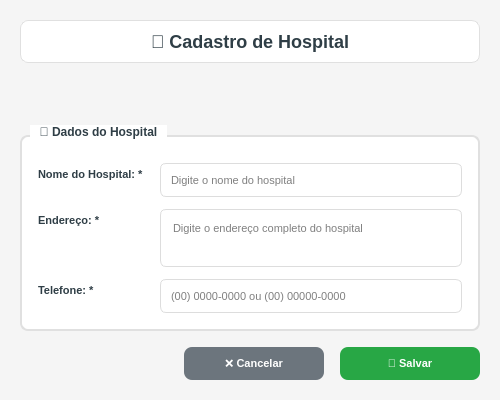
<?xml version="1.0" encoding="UTF-8"?>
<ui version="4.0">
 <class>HospitalAdminForm</class>
 <widget class="QDialog" name="HospitalAdminForm">
  <property name="geometry">
   <rect>
    <x>0</x>
    <y>0</y>
    <width>500</width>
    <height>400</height>
   </rect>
  </property>
  <property name="minimumSize">
   <size>
    <width>500</width>
    <height>400</height>
   </size>
  </property>
  <property name="windowTitle">
   <string>GEM - Cadastro de Hospital</string>
  </property>
  <property name="windowIcon">
   <iconset>
    <normaloff>../../images/logo_hepp.png</normaloff>../../images/logo_hepp.png</iconset>
  </property>
  <property name="modal">
   <bool>true</bool>
  </property>
  <property name="styleSheet">
   <string notr="true">QDialog {
    background-color: #f5f5f5;
    font-family: 'Segoe UI';
}

QGroupBox {
    font-weight: bold;
    font-size: 12px;
    color: #2F3E46;
    border: 2px solid #e0e0e0;
    border-radius: 8px;
    margin-top: 10px;
    padding-top: 10px;
    background-color: white;
}

QGroupBox::title {
    subcontrol-origin: margin;
    left: 10px;
    padding: 0 8px 0 8px;
    background-color: white;
}

QLabel {
    color: #2F3E46;
    font-weight: bold;
    font-size: 11px;
}

QLineEdit {
    border: 1px solid #ddd;
    border-radius: 6px;
    padding: 8px;
    background-color: white;
    font-size: 11px;
    selection-background-color: #3D5A80;
}

QLineEdit:focus {
    border: 2px solid #3D5A80;
    background-color: #f8f9ff;
}

QTextEdit {
    border: 1px solid #ddd;
    border-radius: 6px;
    padding: 8px;
    background-color: white;
    font-size: 11px;
    selection-background-color: #3D5A80;
}

QTextEdit:focus {
    border: 2px solid #3D5A80;
    background-color: #f8f9ff;
}

QComboBox {
    border: 1px solid #ddd;
    border-radius: 6px;
    padding: 8px;
    background-color: white;
    font-size: 11px;
    selection-background-color: #3D5A80;
}

QComboBox:focus {
    border: 2px solid #3D5A80;
}

QComboBox::drop-down {
    border: none;
    width: 20px;
}

QComboBox::down-arrow {
    image: url();
    border: 1px solid #3D5A80;
    width: 8px;
    height: 8px;
    background-color: #3D5A80;
}

QPushButton {
    background-color: #3D5A80;
    color: white;
    border: none;
    border-radius: 8px;
    padding: 10px 20px;
    font-weight: bold;
    font-size: 11px;
    min-width: 100px;
}

QPushButton:hover {
    background-color: #2E4A66;
}

QPushButton:pressed {
    background-color: #1D3557;
}

QPushButton#btnSalvar {
    background-color: #28a745;
}

QPushButton#btnSalvar:hover {
    background-color: #218838;
}

QPushButton#btnSalvar:pressed {
    background-color: #1e7e34;
}

QPushButton#btnCancelar {
    background-color: #6c757d;
}

QPushButton#btnCancelar:hover {
    background-color: #5a6268;
}

QPushButton#btnCancelar:pressed {
    background-color: #4e555b;
}

QLabel#lblMensagem {
    padding: 8px;
    border-radius: 6px;
    font-weight: bold;
    font-size: 12px;
}

QLabel#lblMensagem[tipo="sucesso"] {
    background-color: #d4edda;
    color: #155724;
    border: 1px solid #c3e6cb;
}

QLabel#lblMensagem[tipo="erro"] {
    background-color: #f8d7da;
    color: #721c24;
    border: 1px solid #f5c6cb;
}

QLabel#lblMensagem[tipo="aviso"] {
    background-color: #fff3cd;
    color: #856404;
    border: 1px solid #ffeaa7;
}
</string>
  </property>
  <layout class="QVBoxLayout" name="mainLayout">
   <property name="spacing">
    <number>16</number>
   </property>
   <property name="leftMargin">
    <number>20</number>
   </property>
   <property name="topMargin">
    <number>20</number>
   </property>
   <property name="rightMargin">
    <number>20</number>
   </property>
   <property name="bottomMargin">
    <number>20</number>
   </property>
   <item>
    <widget class="QLabel" name="lblTitulo">
     <property name="text">
      <string>🏥 Cadastro de Hospital</string>
     </property>
     <property name="styleSheet">
      <string notr="true">QLabel {
    font-size: 18px;
    font-weight: bold;
    color: #2F3E46;
    padding: 10px;
    background-color: white;
    border-radius: 8px;
    border: 1px solid #e0e0e0;
}</string>
     </property>
     <property name="alignment">
      <set>Qt::AlignCenter</set>
     </property>
    </widget>
   </item>
   <item>
    <widget class="QLabel" name="lblMensagem">
     <property name="objectName">
      <string>lblMensagem</string>
     </property>
     <property name="text">
      <string></string>
     </property>
     <property name="alignment">
      <set>Qt::AlignCenter</set>
     </property>
     <property name="visible">
      <bool>false</bool>
     </property>
    </widget>
   </item>
   <item>
    <widget class="QGroupBox" name="groupDadosHospital">
     <property name="title">
      <string>🏥 Dados do Hospital</string>
     </property>
     <layout class="QFormLayout" name="formLayoutHospital">
      <property name="horizontalSpacing">
       <number>16</number>
      </property>
      <property name="verticalSpacing">
       <number>12</number>
      </property>
      <property name="leftMargin">
       <number>16</number>
      </property>
      <property name="topMargin">
       <number>16</number>
      </property>
      <property name="rightMargin">
       <number>16</number>
      </property>
      <property name="bottomMargin">
       <number>16</number>
      </property>
      <item row="0" column="0">
       <widget class="QLabel" name="lblNome">
        <property name="text">
         <string>Nome do Hospital: *</string>
        </property>
       </widget>
      </item>
      <item row="0" column="1">
       <widget class="QLineEdit" name="txtNome">
        <property name="placeholderText">
         <string>Digite o nome do hospital</string>
        </property>
        <property name="maxLength">
         <number>200</number>
        </property>
        <property name="clearButtonEnabled">
         <bool>true</bool>
        </property>
       </widget>
      </item>
      <item row="1" column="0">
       <widget class="QLabel" name="lblEndereco">
        <property name="text">
         <string>Endereço: *</string>
        </property>
       </widget>
      </item>
      <item row="1" column="1">
       <widget class="QTextEdit" name="txtEndereco">
        <property name="maximumSize">
         <size>
          <width>16777215</width>
          <height>80</height>
         </size>
        </property>
        <property name="placeholderText">
         <string>Digite o endereço completo do hospital</string>
        </property>
       </widget>
      </item>
      <item row="2" column="0">
       <widget class="QLabel" name="lblTelefone">
        <property name="text">
         <string>Telefone: *</string>
        </property>
       </widget>
      </item>
      <item row="2" column="1">
       <widget class="QLineEdit" name="txtTelefone">
        <property name="placeholderText">
         <string>(00) 0000-0000 ou (00) 00000-0000</string>
        </property>
        <property name="maxLength">
         <number>15</number>
        </property>
        <property name="clearButtonEnabled">
         <bool>true</bool>
        </property>
       </widget>
      </item>
     </layout>
    </widget>
   </item>
   <item>
    <spacer name="verticalSpacer">
     <property name="orientation">
      <enum>Qt::Vertical</enum>
     </property>
     <property name="sizeHint" stdset="0">
      <size>
       <width>20</width>
       <height>40</height>
      </size>
     </property>
    </spacer>
   </item>
   <item>
    <layout class="QHBoxLayout" name="buttonsLayout">
     <property name="spacing">
      <number>16</number>
     </property>
     <item>
      <spacer name="horizontalSpacer">
       <property name="orientation">
        <enum>Qt::Horizontal</enum>
       </property>
       <property name="sizeHint" stdset="0">
        <size>
         <width>40</width>
         <height>20</height>
        </size>
       </property>
      </spacer>
     </item>
     <item>
      <widget class="QPushButton" name="btnCancelar">
       <property name="text">
        <string>❌ Cancelar</string>
       </property>
       <property name="shortcut">
        <string>Esc</string>
       </property>
      </widget>
     </item>
     <item>
      <widget class="QPushButton" name="btnSalvar">
       <property name="text">
        <string>💾 Salvar</string>
       </property>
       <property name="default">
        <bool>true</bool>
       </property>
       <property name="shortcut">
        <string>Ctrl+S</string>
       </property>
      </widget>
     </item>
    </layout>
   </item>
  </layout>
 </widget>
 <tabstops>
  <tabstop>txtNome</tabstop>
  <tabstop>txtEndereco</tabstop>
  <tabstop>txtTelefone</tabstop>
  <tabstop>btnSalvar</tabstop>
  <tabstop>btnCancelar</tabstop>
 </tabstops>
 <resources/>
 <connections/>
</ui>
